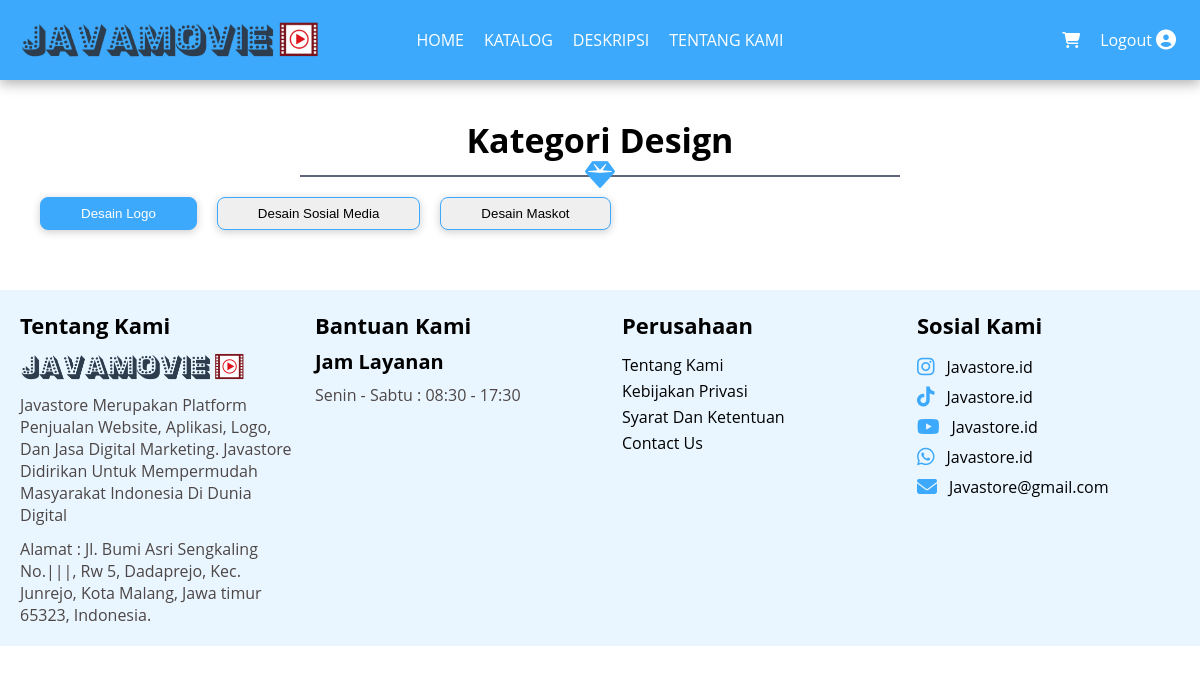
/public/Katalog/detail2/2, run on the app's committed database.
### tables this page shows
CREATE TABLE `kategori` (
  `id_kategori` int(11) NOT NULL,
  `nama_kategori` varchar(255) NOT NULL,
  `status_kategori` varchar(255) NOT NULL
);

CREATE TABLE `sub_kategori` (
  `id_sub_kategori` int(11) NOT NULL,
  `id_kategori` int(11) NOT NULL,
  `nama_sub_kategori` varchar(258) NOT NULL
);

### app/core/Controller.php (called while the page is built, shortened)
<?php
class Controller
{
    public function view($view, $data = [])
    {
        require_once '../app/views/' . $view . '.php';
    }
    public function model($model)
    {
        return new $model;
    }
}

### app/controllers/Katalog.php (called while the page is built, shortened)
<?php
class Katalog extends Controller
{
    public function detail2($subKategoriId)
    {
        $activeSubKategoriId = $subKategoriId;
        $data['activeSubKategoriId'] = $activeSubKategoriId;
        $data['judul'] =   'Detail Katalog';
        $data['kategori'] = $this->model('admin_model')->getALLKategoriById2($subKategoriId);
        $data['sub_kategori'] = $this->model('admin_model')->getALLSubKategoriById($subKategoriId);
        $data['katalog'] = $this->model('admin_model')->getALLKatalogById($subKategoriId);
        $id_user = $this->model('auth_model')->getLoggedInUserId();
        $data['id_user'] = $id_user;
        $username = $this->model('auth_model')->getLoggedInUsername();
        $data['username'] = $username;
        $this->view('templates/header', $data);
        $this->view('katalog/detail2', $data);
        $this->view('templates/footer');
    }
}

### app/core/App.php (called while the page is built, shortened)
<?php
class App
{
    protected $method = 'index';
    protected $params = [];
    public function __construct()
    {
        $url = $this->parseURL();
        if (file_exists('../app/controllers/' . $url[0] . '.php')) {
            unset($url[0]);
        }
        $this->controller = new $this->controller;
        if (isset($url[1])) {
            if (method_exists($this->controller, $url[1])) {
                $this->method = $url[1];
                unset($url[1]);
            }
        }
        if (!empty($url)) {
            $this->params = array_values($url);
        }
        call_user_func_array([$this->controller, $this->method], $this->params);
    }
    public function parseURL()
    {
        if (isset($_GET['url'])) {
            $url = rtrim($_GET['url'], '/');
            $url = filter_var($url, FILTER_SANITIZE_URL);
            $url = explode('/', $url);
            return $url;
        }
    }
}

### public/index.php (called while the page is built, shortened)
<?php
$app = new App;

### app/core/Database.php (called while the page is built, shortened)
<?php
class Database
{
    private $host = DB_HOST;
    private $user = DB_USER;
    private $pass = DB_PASS;
    private $db_name = DB_NAME;
    private $dbh;
    private $stmt;
    public function __construct()
    {
        $dsn = 'mysql:host=' . $this->host . ';dbname=' . $this->db_name;
        $option = [
            PDO::ATTR_PERSISTENT => true,
            PDO::ATTR_ERRMODE => PDO::ERRMODE_EXCEPTION
        ];
        try {
            $this->dbh = new PDO($dsn, $this->user, $this->pass, $option);
        } catch (PDOException $e) {
            die($e->getMessage());
        }
    }
    public function query($query)
    {
        $this->stmt = $this->dbh->prepare($query);
    }
    public function bind($param, $value, $type = null)
    {
        if (is_null($type)) {
            switch (true) {
                case is_int($value):
                    $type = PDO::PARAM_INT;
                    break;
                default:
                    $type = PDO::PARAM_STR;
            }
        }
        $this->stmt->bindvalue($param, $value, $type);
    }
    public function execute()
    {
        $this->stmt->execute();
    }
    public function resultSet()
    {
        $this->execute();
        return $this->stmt->fetchAll(PDO::FETCH_ASSOC);
    }
}

### app/models/admin_model.php (called while the page is built, shortened)
<?php
class admin_model extends Controller
{
    private $table2 = 'catalog';
    private $table4 = 'kategori';
    private $db;
    public function __construct()
    {
        $this->db = new Database;
    }
    public function getALLKatalogById($id)
    {
        $this->db->query('SELECT * FROM ' . $this->table2 . ' WHERE id_katalog = :id_katalog ORDER BY id_katalog DESC');
        $this->db->bind('id_katalog', $id);
        return $this->db->single();
    }
    public function getALLKategoriById2($id)
    {
        $this->db->query('SELECT * FROM ' . $this->table4 . ' WHERE id_kategori = :id_kategori ORDER BY id_kategori DESC ');
        $this->db->bind('id_kategori', $id);
        return $this->db->resultSet();
    }
    public function getALLSubKategoriById($id)
    {
        $this->db->query('SELECT * FROM sub_kategori WHERE id_kategori = :id_kategori ORDER BY id_kategori DESC ');
        $this->db->bind('id_kategori', $id);
        return $this->db->resultSet();
    }
    public function getALLKatalogSubategoriById($id)
    {
        $this->db->query('SELECT * FROM catalog WHERE id_sub_kategori = :id_sub_kategori ORDER BY id_katalog DESC');
        $this->db->bind('id_sub_kategori', $id);
        return $this->db->resultSet();
    }
}

### app/views/katalog/detail2.php (the view, shortened to what this page needs)
<?php
$this->view('templates/navbar', $data);
?>
<main>
    <div class="container-katalog">
        <div class="container-produk-katalog">
            <div class="header">
                <div class="title title-home">
                    <?php
                    foreach ($data['kategori'] as $key) :
                        if ($key['id_kategori'] == 1) {
                            echo  '<h2>Kategori Website</h2>';
                        } elseif ($key['id_kategori'] == 2) {
                            echo  '<h2>Kategori Design</h2>';
                        }
                    endforeach
                    ?>
                </div>
                <div class="icon">
                    <i class="fa-solid fa-gem"></i>
                    <span class="border"></span>
                </div>
            </div>
            <div class="button-box">
                <ul>
                    <?php foreach ($data['sub_kategori'] as $kategori) : ?>
                        <?php
                        $isActive = ($kategori['id_sub_kategori'] == $data['activeSubKategoriId']) ? 'active' : '';
                        ?>
                        <li>
                            <button class="button-cat <?= $isActive ?>" data-subkategoriid="<?= $kategori['id_sub_kategori'] ?>">
                                <?= $kategori['nama_sub_kategori'] ?>
                            </button>
                        </li>
                    <?php endforeach ?>
                </ul>
            </div>
            <div class="content-box">
                <?php foreach ($data['sub_kategori'] as $kategori) : ?>
                    <?php
                    $data['katalogId'] = $this->model('admin_model')->getALLKatalogSubategoriById($kategori['id_sub_kategori']);
                    ?>
                <?php endforeach ?>
            </div>
        </div>
    </div>
</main>
<?php
$this->view('templates/footer1', $data);
?>

### app/views/templates/header.php (shortened to what this page needs)
<!DOCTYPE html>
<html lang="en">
<head>
    <link href="https://cdn.jsdelivr.net/npm/@splidejs/splide@4.1.4/dist/css/splide.min.css" rel="stylesheet">
    <link rel="stylesheet" href="<?= BASEURL ?>css/auth/login.css">
    <link rel="stylesheet" href="<?= BASEURL ?>css/templates/navbar.css">
    <link rel="stylesheet" href="<?= BASEURL ?>css/templates/footer.css">
    <link rel="stylesheet" href="<?= BASEURL ?>css/home/home.css">
    <link rel="stylesheet" href="<?= BASEURL ?>css/katalog/katalog.css">
    <link rel="stylesheet" href="<?= BASEURL ?>css/katalog/detail.css">
    <link rel="stylesheet" href="<?= BASEURL ?>css/style.css">
</head>
<body>

### app/views/templates/navbar.php (shortened to what this page needs)
<header class="header-home">
    <div class="container-navbar">
        <div class="logo-box">
            <figure>
                <img src="<?= BASEURL ?>assets/img/logo/javamovie.png" alt="">
            </figure>
        </div>
        <div class="menu-box">
            <ul>
                <li>
                    <a <?php if ($data['judul'] == 'Home' || $data['judul'] == 'Dashboard') {
                            echo "class='active'";
                        } ?> href="<?= BASEURL ?>Home/index">Home</a>
                </li>
                <li>
                    <a <?php if ($data['judul'] == 'Katalog' || $data['judul'] == 'Dashboard') {
                            echo "class='active'";
                        } ?> href="<?= BASEURL ?>katalog/index">Katalog</a>
                </li>
                <li>
                    <a <?php if ($data['judul'] == 'Deskripsi' || $data['judul'] == 'Dashboard') {
                            echo "class='active'";
                        } ?> href="<?= BASEURL ?>Deskripsi/index">Deskripsi</a>
                </li>
                <li>
                    <a href="">Tentang Kami</a>
                </li>
            </ul>
        </div>
        <div class="profile-box">
            <div class="keranjang">
                <i class="fa-solid fa-cart-shopping"></i>
            </div>
            <div class="profile">
                <a href="<?= BASEURL . 'Auth/logout' ?>">
                    Logout
                </a>
                <i class="fa-solid fa-circle-user"></i>
            </div>
        </div>
    </div>
</header>

### app/views/templates/footer1.php
<footer>
    <div class="container-footer">
        <div class="about">
            <div class="title">
                <h4>Tentang Kami</h4>
            </div>
            <div class="content">
                <div class="logo-box">
                    <img src="<?= BASEURL ?>assets/img/logo/javamovie.png" alt="">
                </div>
                <div class="article">
                    <p>Javastore Merupakan Platform Penjualan Website, Aplikasi, Logo, dan jasa digital Marketing. Javastore Didirikan untuk mempermudah masyarakat indonesia di dunia digital</p>
                </div>
                <div class="alamat">
                    Alamat : Jl. Bumi Asri Sengkaling No.|||, Rw 5, Dadaprejo, Kec. Junrejo, Kota Malang, Jawa timur 65323, Indonesia.
                </div>
            </div>
        </div>
        <div class="support">
            <div class="title">
                <h4>Bantuan Kami</h4>
            </div>
            <div class="article">
                <h5>Jam Layanan</h5>
                <p>Senin - Sabtu : 08:30 - 17:30</p>
            </div>
        </div>
        <div class="company">
            <div class="title title3">
                <h4>Perusahaan</h4>
            </div>
            <div class="article">
                <a href="">Tentang Kami</a>
                <a href="">Kebijakan Privasi</a>
                <a href="">Syarat Dan Ketentuan</a>
                <a href="">Contact Us</a>
            </div>
        </div>
        <div class="info">
            <div class="title title4">
                <h4>Sosial Kami</h4>
            </div>
            <div class="article">
                <div class="item">
                    <a href="">
                        <i class="fa-brands fa-instagram"></i>
                        <p>Javastore.id</p>
                    </a>
                </div>
                <div class="item">
                    <a href="">
                        <i class="fa-brands fa-tiktok"></i>
                        <p>Javastore.id</p>
                    </a>
                </div>
                <div class="item">
                    <a href="">
                        <i class="fa-brands fa-youtube"></i>
                        <p>Javastore.id</p>
                    </a>
                </div>
                <div class="item">
                    <a href="">
                        <i class="fa-brands fa-whatsapp"></i>
                        <p>Javastore.id</p>
                    </a>
                </div>
                <div class="item">
                    <a href="">
                        <i class="fa-solid fa-envelope"></i>
                        <p>Javastore@gmail.com</p>
                    </a>
                </div>
            </div>
        </div>
    </div>
</footer>

### app/views/templates/footer.php (shortened to what this page needs)
</body>
</html>

### public/css/templates/navbar.css (style rules this page uses)
header.header-home { width: 100%; height: 80px; position: sticky; z-index: 100; top: 0; }
header .container-navbar { width: 100%; padding: 0 20px; display: flex; justify-content: space-between; background-color: var(--blue-color3); color: white; box-shadow: var(--shadow-bottom); }
header .container-navbar>div { width: calc(100% / 3); }
header .container-navbar .logo-box { line-height: 80px; padding: 20px 0; }
header .container-navbar .logo-box img { height: 40px; }
header .container-navbar .menu-box ul { display: flex; gap: 20px; line-height: 80px; justify-content: center; }
header .container-navbar .menu-box ul a { background: linear-gradient(to right, var(--blue-color3), var(--blue-color3)), linear-gradient(to right, gold, goldenrod); background-size: 100% 3px, 0 3px; background-position: 100% 100%, 0 100%; background-repeat: no-repeat; text-transform: uppercase; padding-bottom: 8px; }
header .container-navbar .profile-box { display: flex; gap: 20px; line-height: 80px; justify-content: end; }
header .container-navbar .profile-box .profile { line-height: 80px; text-align: center; cursor: pointer; display: flex; gap: 4px; }
header .container-navbar .profile-box .profile i { font-size: 20px; color: white; align-self: center; }

### public/css/templates/footer.css (style rules this page uses)
footer { width: 100%; background-color: var(--blue-color6); }
footer .container-footer { max-width: 1200px; margin: 0 auto; display: flex; justify-content: center; padding: 20px; gap: 20px; }
footer .container-footer>div { width: calc(100% / 4); }
footer .container-footer>div .title { margin-bottom: 12px; }
footer .container-footer>div .title3, footer .container-footer>div .title4 { padding: 0 12px; }
footer .container-footer>div.about .content .logo-box img { height: 30px; margin-bottom: 12px; }
footer .container-footer>div.about .content .article { text-transform: capitalize; margin-bottom: 12px; color: rgb(77, 70, 70); }
footer .container-footer>div.about .content .alamat { color: rgb(77, 70, 70); }
footer .container-footer>div.support .article h5 { margin-bottom: 12px; }
footer .container-footer>div.support .article p { color: rgb(77, 70, 70); }
footer .container-footer>div.company .article a { line-height: 26px; display: block; padding: 0 12px; }
footer .container-footer>div.info .article .item a { display: flex; gap: 12px; line-height: 30px; padding: 0 12px; }
footer .container-footer>div.info .article .item i { font-size: 20px; line-height: 30px; color: var(--blue-color3); }

### public/css/home/home.css (style rules this page uses)
main { width: 100%; }
.title-home h2 { font-size: 34px !important; }

### public/css/katalog/katalog.css (style rules this page uses)
.container-katalog { width: 100%; }
.container-katalog .container-produk-katalog { width: 100%; max-width: 1200px; margin: 0 auto; padding: 40px; }
.container-katalog .container-produk-katalog .header { text-align: center; }
.container-katalog .container-produk-katalog .header .icon { position: relative; display: flex; justify-content: center; flex-direction: column; }
.container-katalog .container-produk-katalog .header .icon i { font-size: 30px; color: var(--buttonp-color); }
.container-katalog .container-produk-katalog .header .icon span.border { width: 100%; max-width: 600px; border-bottom: 2px solid var(--primary-color); display: block; align-self: center; margin-top: -15px; z-index: -2; }
.container-katalog .container-produk-katalog .button-box { width: 100%; padding-top: 20px; }
.container-katalog .container-produk-katalog .button-box ul { display: flex; gap: 20px; }
.container-katalog .container-produk-katalog .button-box ul li button { border-radius: 8px; border: 1px solid var(--buttonp-color); cursor: pointer; padding: 8px 40px; transition: color .3s ease-in-out, box-shadow .3s ease-in-out; box-shadow: var(--small-shadow); }
.container-katalog .container-produk-katalog .button-box ul li button.active { background-color: var(--buttonp-color); color: white; }
.container-katalog .container-produk-katalog .content-box { padding-top: 20px; }

### public/css/katalog/detail.css (style rules this page uses)
.content-box { display: flex; flex-wrap: wrap; justify-content: space-between; }

### data on the page
kategori: shows "Kategori Design"
sub_kategori: nama_sub_kategori "Desain Logo"
sub_kategori: nama_sub_kategori "Desain Sosial Media"
sub_kategori: nama_sub_kategori "Desain Maskot"
